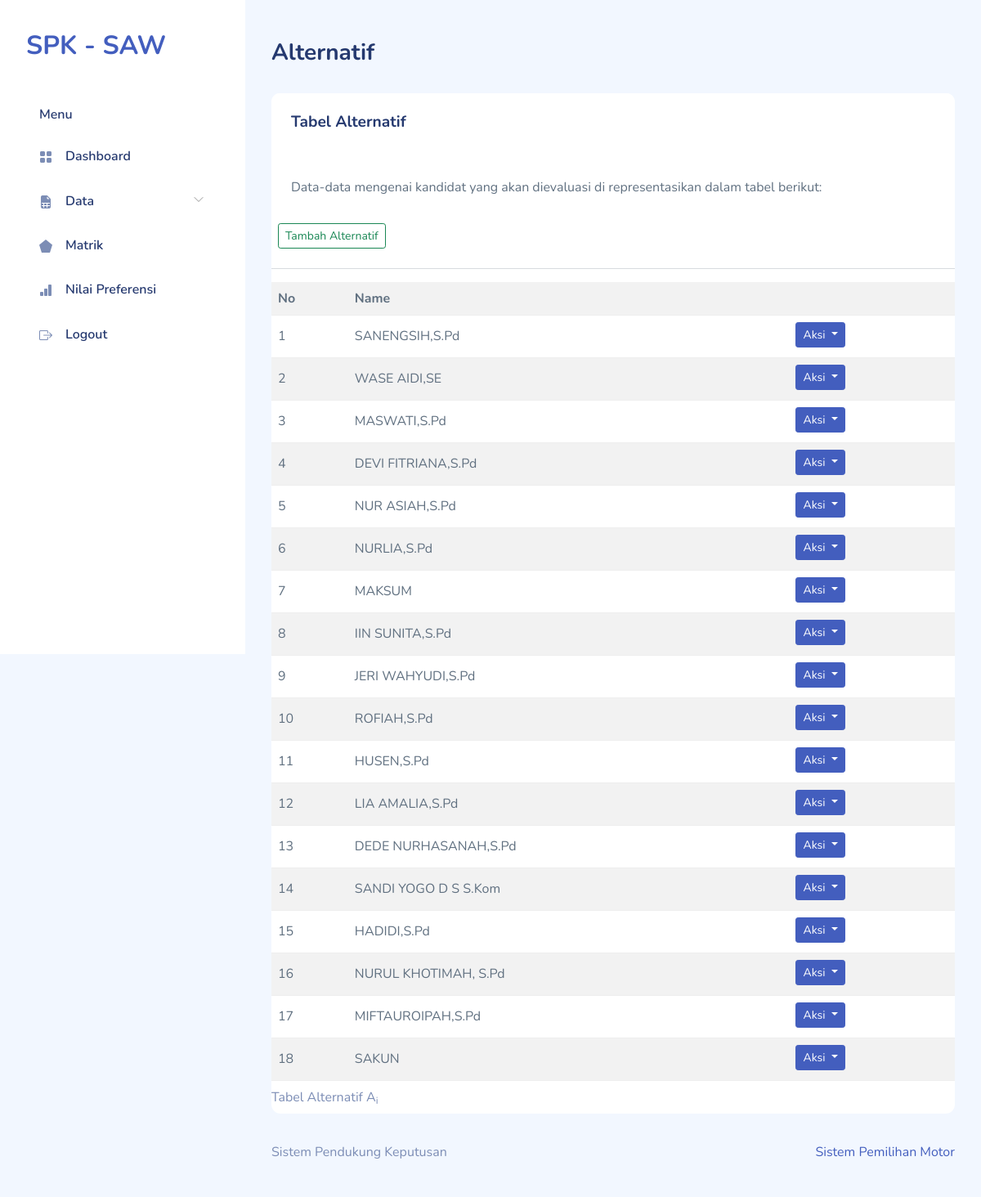
Screenshot of /alternatif.php (signed in) with the database file from the repository.
### tables this page shows
CREATE TABLE `saw_alternatives` (
  `id_alternative` smallint(5) UNSIGNED NOT NULL,
  `name` varchar(30) NOT NULL
);

### alternatif.php (the view, shortened to what this page needs)
<!DOCTYPE html>
<html lang="en">
    <?php
require "layout/head.php";
require "include/conn.php";
?>
    <body>
        <div id="app">
            <?php require "layout/sidebar.php";?>
            <div id="main">
                <div class="page-heading">
                    <h3>Alternatif</h3>
                </div>
                <div class="page-content">
                    <section class="row">
                        <div class="col-12">
                            <div class="card">
                                <div class="card-header">
                                    <h4 class="card-title">Tabel Alternatif</h4>
                                </div>
                                <div class="card-content">
                                    <div class="card-body">
                                        <p class="card-text">
                                            Data-data mengenai kandidat yang akan dievaluasi di representasikan dalam
                                            tabel berikut:
                                        </p>
                                    </div>
                                    <button type="button" class="btn btn-outline-success btn-sm m-2" data-bs-toggle="modal"
                                        data-bs-target="#inlineForm">
                                        Tambah Alternatif
                                    </button>
                                    <hr>
                                    <div class="table-responsive">
                                        <table class="table table-striped mb-0">
                                            <caption>
                                                Tabel Alternatif A<sub>i</sub>
                                            </caption>
                                            <tr>
                                                <th>No</th>
                                                <th colspan="2">Name</th>
                                            </tr>
                                            <?php
$sql = 'SELECT id_alternative,name FROM saw_alternatives';
$result = $db->query($sql);
$i = 0;
while ($row = $result->fetch_object()) {
    echo "<tr>
        <td class='right'>" . (++$i) . "</td>
        <td class='center'>{$row->name}</td>
        <td>
        <div class='btn-group mb-1'>
        <div class='dropdown'>
            <button class='btn btn-primary dropdown-toggle me-1 btn-sm' type='button'
                id='dropdownMenuButton' data-bs-toggle='dropdown'
                aria-haspopup='true' aria-expanded='false'>
                Aksi
            </button>
            <div class='dropdown-menu' aria-labelledby='dropdownMenuButton'>
                <a class='dropdown-item' href='alternatif-edit.php?id={$row->id_alternative}'>Edit</a>
                <a class='dropdown-item' href='alternatif-hapus.php?id={$row->id_alternative}'>Hapus</a>
            </div>
        </div>
    </div>
        </td>
      </tr>\n";
}
?>
                                        </table>
                                    </div>
                                </div>
                            </div>
                        </div>
                    </section>
                </div>
                <?php require "layout/footer.php";?>
            </div>
        </div>
    </body>
</html>

### layout/head.php (shortened to what this page needs)
<head>
    <link rel="stylesheet" href="assets/css/bootstrap.css">
    <link rel="stylesheet" href="assets/vendors/iconly/bold.css">
    <link rel="stylesheet" href="assets/vendors/perfect-scrollbar/perfect-scrollbar.css">
    <link rel="stylesheet" href="assets/vendors/bootstrap-icons/bootstrap-icons.css">
    <link rel="stylesheet" href="assets/css/app.css">
</head>

### layout/sidebar.php (shortened to what this page needs)
<div id="sidebar" class="active">
    <div class="sidebar-wrapper active">
        <div class="sidebar-header">
            <div class="d-flex justify-content-between">
                <div class="logo">
                    <a href="./">SPK - SAW</a>
                </div>
            </div>
        </div>
        <div class="sidebar-menu">
            <ul class="menu">
                <li class="sidebar-title">Menu</li>
                <li class="sidebar-item">
                    <a href="./" class='sidebar-link'>
                        <i class="bi bi-grid-fill"></i>
                        <span>Dashboard</span>
                    </a>
                </li>
                <li class="sidebar-item  has-sub">
                    <a href="#" class='sidebar-link'>
                        <i class="bi bi-file-earmark-spreadsheet-fill"></i>
                        <span>Data</span>
                    </a>
                </li>
                <li class="sidebar-item">
                    <a href="matrik.php" class='sidebar-link'>
                        <i class="bi bi-pentagon-fill"></i>
                        <span>Matrik</span>
                    </a>
                </li>
                <li class="sidebar-item">
                    <a href="preferensi.php" class='sidebar-link'>
                        <i class="bi bi-bar-chart-fill"></i>
                        <span>Nilai Preferensi</span>
                    </a>
                </li>
                <li class="sidebar-item">
                    <a href="logout.php" class='sidebar-link'>
                        <i class="bi bi-box-arrow-right"></i>
                        <span>Logout</span>
                    </a>
                </li>
            </ul>
        </div>
    </div>
</div>

### layout/footer.php
<footer>
    <div class="footer clearfix mb-0 text-muted">
        <div class="float-start">
            <p>Sistem Pendukung Keputusan</p>
        </div>
        <div class="float-end">
            <p><span class="text-danger"><i class=""></i></span><a
                    href="https://www.google.co.id/search?sca_esv=2a19a3414e05e997&sca_upv=1&hl=en&sxsrf=ADLYWIIsxXsHrR1YAbYdN3SbhITIqKxEPw:1721659501226&q=you+are+an+idiot&udm=2&fbs=AEQNm0CFDpRHaDHkXm_YXueHTfHtrgIXUKlluACpCix4T5ZoUSz6e3GWv4zN_09JkP2cR-DwqD-ER1CSuTjXzdXNKT0Wma9mNyum3oWLzhs1xt8u5GJdCx58_F0ZS8HPQnKQz9WgsdJpThHV1BWzodOO8E_BatEjT0dIL3U5ECu78v7bqTooU6tI88M-Qrvjqh0VwmagWSscc3JaO_0BmvDToqXs55uEqQ&sa=X&ved=2ahUKEwjFpvq38bqHAxVazDgGHeYDJfkQtKgLegQIERAB&biw=1590&bih=705&dpr=1.2#vhid=kcSGnEaeV4sHTM&vssid=mosaic">Sistem Pemilihan Motor</a></p>
        </div>
    </div>
</footer>

### assets/css/app.css (style rules this page uses)
.btn.btn-danger,.btn.btn-info,.btn.btn-primary,.btn.btn-secondary,.btn.btn-success,.btn.btn-warning { color:#fff }
.card { margin-bottom:2.2rem;border:none }
.card .card-header { border:none }
.card .card-header h4 { font-size:1.2rem;font-weight:700 }
.card .card-content { position:relative }
.card .card-title { font-size:1.2rem }
.card .card-body { padding:1.5rem }
.dropdown-toggle:after { color:#fff }
#sidebar.active .sidebar-wrapper { left:0 }
.sidebar-wrapper { width:300px;height:100vh;position:fixed;top:0;z-index:10;overflow-y:auto;background-color:#fff;bottom:0;transition:left .5s ease-out }
.sidebar-wrapper .sidebar-header { padding:2rem 2rem 1rem;font-size:2rem;font-weight:700 }
.sidebar-wrapper .menu { margin-top:2rem;padding:0 2rem;font-weight:600 }
.sidebar-wrapper .menu .sidebar-title { padding:0 1rem;margin:1.5rem 0 1rem;font-size:1rem;list-style:none;font-weight:600;color:#25396f }
.sidebar-wrapper .menu .sidebar-link { display:block;padding:.7rem 1rem;font-size:1rem;display:flex;align-items:center;border-radius:.5rem;transition:all .5s;text-decoration:none;color:#25396f }
.sidebar-wrapper .menu .sidebar-link i,.sidebar-wrapper .menu .sidebar-link svg { color:#7c8db5 }
.sidebar-wrapper .menu .sidebar-link span { margin-left:1rem }
.sidebar-wrapper .menu .sidebar-item { list-style:none;margin-top:.5rem;position:relative }
.sidebar-wrapper .menu .sidebar-item.has-sub .sidebar-link:after { position:absolute;color:#ccc;right:15px;top:12px;display:block }
.dataTable-table td,.dataTable-table thead th,.table td,.table thead th { vertical-align:middle }
.bi { width:1rem;height:1rem }
#main { margin-left:300px;padding:2rem }
.page-heading { margin:0 0 2rem }
.page-heading h3 { font-weight:700 }
a { text-decoration:none }

### rows the page displays
saw_alternatives: name "SANENGSIH,S.Pd"
saw_alternatives: name "WASE AIDI,SE"
saw_alternatives: name "MASWATI,S.Pd"
saw_alternatives: name "DEVI FITRIANA,S.Pd"
saw_alternatives: name "NUR ASIAH,S.Pd"
saw_alternatives: name "NURLIA,S.Pd"
saw_alternatives: name "MAKSUM"
saw_alternatives: name "IIN SUNITA,S.Pd"
saw_alternatives: name "JERI WAHYUDI,S.Pd"
saw_alternatives: name "ROFIAH,S.Pd"
saw_alternatives: name "HUSEN,S.Pd"
saw_alternatives: name "LIA AMALIA,S.Pd"
saw_alternatives: name "DEDE NURHASANAH,S.Pd"
saw_alternatives: name "SANDI YOGO D S S.Kom"
saw_alternatives: name "HADIDI,S.Pd"
saw_alternatives: name "NURUL KHOTIMAH, S.Pd"
saw_alternatives: name "MIFTAUROIPAH,S.Pd"
saw_alternatives: name "SAKUN"
